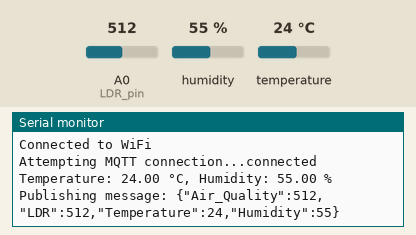
A sketch run on a simulated ESP8266 (NodeMCU). On the bench: the last lines printed to the serial monitor. The test bench sets the inputs (shaded band); at power-on: humidity 55 %, A0 (LDR_pin) = 512, temperature 24 °C. WiFi joins after 1.5 s; servers stay silent unless stated; no MQTT or app messages arrive unless stated.

Above: at 3.2 s.
3.3 s: humidity set to 22 %
At 4.6 s:
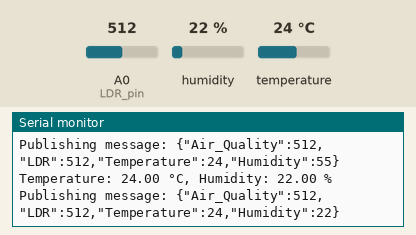
4.8 s: A0 (LDR_pin) set to 716
At 6.2 s:
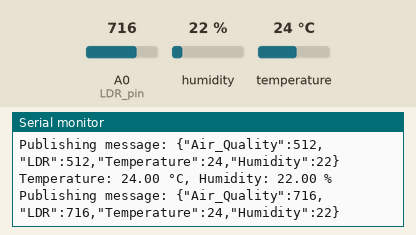
6.3 s: temperature set to 12 °C
7.8 s: A0 (LDR_pin) set to 900
At 9.0 s:
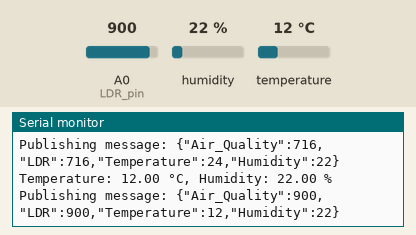
9.3 s: humidity set to 40 %
At 10.7 s:
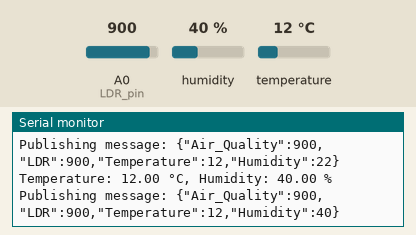
Timing chart, 0 to 11.8 s (numbered marks = the images above; inputs shaded):
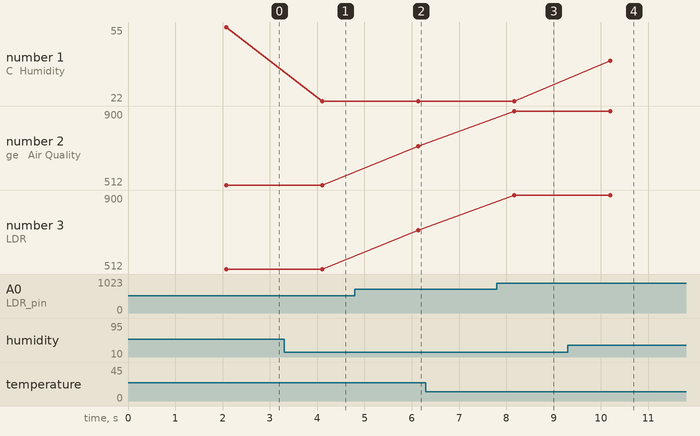

Measured:
- after the input at 3.3 s, the serial monitor: prints a new line after 0.81 s (image 1)
- after the input at 4.8 s, the serial monitor: prints a new line after 1.3 s (image 2)
- after the input at 7.8 s, the serial monitor: prints a new line after 0.36 s (image 3)
- after the input at 9.3 s, the serial monitor: prints a new line after 0.89 s (image 4)
- plotted number 1: 55 → 22 after the input at 3.3 s, 22 → 40 after the input at 9.3 s
- plotted number 2: 512 → 716 after the input at 4.8 s, 716 → 900 after the input at 7.8 s
- plotted number 3: 512 → 716 after the input at 4.8 s, 716 → 900 after the input at 7.8 s

The sketch:

weatherstation.ino
```cpp
#include <ESP8266WiFi.h>
#include <PubSubClient.h>
#include <DHT.h>
#include <ArduinoJson.h>

const char* ssid = "MotorolaArnob";
const char* password = "19421942";
const char* mqtt_server = "192.168.104.171";
const char* topic = "sensor/value";

const int mq135Pin = D0;
const int LDR_pin = A0;
#define DHTPIN D2
#define MSG_BUFFER_SIZE (200)
char json[MSG_BUFFER_SIZE];
DHT dht(DHTPIN, DHT11);
WiFiClient espClient;
PubSubClient client(espClient);

void setup() {
  Serial.begin(115200);

  pinMode(mq135Pin, INPUT);
  pinMode(LDR_pin, INPUT);
  dht.begin();

  WiFi.begin(ssid, password);
  while (WiFi.status() != WL_CONNECTED) {
    delay(1000);
    Serial.println("Connecting to WiFi...");
  }
  Serial.println("Connected to WiFi");


  client.setServer(mqtt_server, 1883);
}

void loop() {
  if (!client.connected()) {
    reconnect();
  }
  client.loop();

  int mq135Value = analogRead(mq135Pin);
  int ldrValue = analogRead(LDR_pin);
  float temperature = dht.readTemperature();
  float humidity = dht.readHumidity();


  if (isnan(temperature) || isnan(humidity)) {
    Serial.println("Failed to read from DHT sensor!");
  } else {
    Serial.print("Temperature: ");
    Serial.print(temperature);
    Serial.print(" °C, Humidity: ");
    Serial.print(humidity);
    Serial.println(" %");
  }


  StaticJsonDocument<300> doc;
  JsonObject root = doc.to<JsonObject>();
  root["Air_Quality"] = mq135Value;  // Use the correct variable for Air Quality
  root["LDR"] = ldrValue;            // Use the correct variable for LDR
  root["Temperature"] = temperature; // Use the correct variable for Temperature
  root["Humidity"] = humidity;      // Use the correct variable for Humidity


  char json[MSG_BUFFER_SIZE];
  serializeJson(doc, json);


  Serial.print("Publishing message: ");
  Serial.println(json);

  // Publish the JSON message to the MQTT topic
  client.publish(topic, json);

  delay(2000);  // Wait for 2 seconds before publishing again
}

void reconnect() {
  while (!client.connected()) {
    Serial.print("Attempting MQTT connection...");

    if (client.connect("NodeMCUClient")) {
      Serial.println("connected");
    } else {
      Serial.print("failed, rc=");
      Serial.print(client.state());
      delay(2000);  // Wait 2 seconds before trying again
    }
  }
}
```
